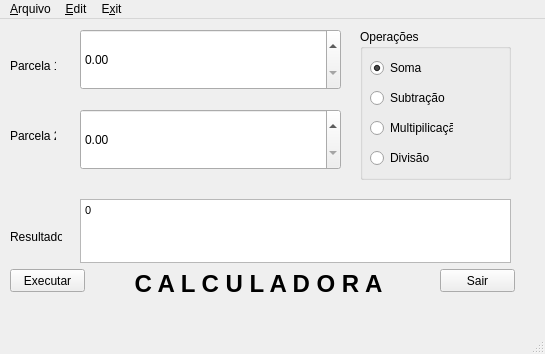
<?xml version="1.0" encoding="UTF-8"?>
<ui version="4.0">
 <class>MainWindow</class>
 <widget class="QMainWindow" name="MainWindow">
  <property name="geometry">
   <rect>
    <x>0</x>
    <y>0</y>
    <width>545</width>
    <height>354</height>
   </rect>
  </property>
  <property name="windowTitle">
   <string>Minha Calculadora</string>
  </property>
  <widget class="QWidget" name="centralwidget">
   <widget class="QLabel" name="label_2">
    <property name="geometry">
     <rect>
      <x>10</x>
      <y>40</y>
      <width>46</width>
      <height>14</height>
     </rect>
    </property>
    <property name="text">
     <string>Parcela 1:</string>
    </property>
   </widget>
   <widget class="QLabel" name="label_3">
    <property name="geometry">
     <rect>
      <x>10</x>
      <y>110</y>
      <width>46</width>
      <height>14</height>
     </rect>
    </property>
    <property name="text">
     <string>Parcela 2:</string>
    </property>
   </widget>
   <widget class="QTextEdit" name="textEditResult">
    <property name="enabled">
     <bool>true</bool>
    </property>
    <property name="geometry">
     <rect>
      <x>80</x>
      <y>180</y>
      <width>431</width>
      <height>64</height>
     </rect>
    </property>
    <property name="readOnly">
     <bool>true</bool>
    </property>
    <property name="html">
     <string>&lt;!DOCTYPE HTML PUBLIC &quot;-//W3C//DTD HTML 4.0//EN&quot; &quot;http://www.w3.org/TR/REC-html40/strict.dtd&quot;&gt;
&lt;html&gt;&lt;head&gt;&lt;meta name=&quot;qrichtext&quot; content=&quot;1&quot; /&gt;&lt;meta charset=&quot;utf-8&quot; /&gt;&lt;style type=&quot;text/css&quot;&gt;
p, li { white-space: pre-wrap; }
hr { height: 1px; border-width: 0; }
li.unchecked::marker { content: &quot;\2610&quot;; }
li.checked::marker { content: &quot;\2612&quot;; }
&lt;/style&gt;&lt;/head&gt;&lt;body style=&quot; font-family:'Segoe UI'; font-size:9pt; font-weight:400; font-style:normal;&quot;&gt;
&lt;p style=&quot; margin-top:0px; margin-bottom:0px; margin-left:0px; margin-right:0px; -qt-block-indent:0; text-indent:0px;&quot;&gt;&lt;span style=&quot; font-family:'MS Shell Dlg 2'; font-size:8pt;&quot;&gt;0&lt;/span&gt;&lt;/p&gt;&lt;/body&gt;&lt;/html&gt;</string>
    </property>
   </widget>
   <widget class="QLabel" name="label_4">
    <property name="geometry">
     <rect>
      <x>10</x>
      <y>210</y>
      <width>52</width>
      <height>16</height>
     </rect>
    </property>
    <property name="text">
     <string>Resultado:</string>
    </property>
    <property name="buddy">
     <cstring>textEditResult</cstring>
    </property>
   </widget>
   <widget class="QPushButton" name="exitButton">
    <property name="geometry">
     <rect>
      <x>440</x>
      <y>250</y>
      <width>75</width>
      <height>23</height>
     </rect>
    </property>
    <property name="text">
     <string>Sair</string>
    </property>
   </widget>
   <widget class="QLabel" name="label">
    <property name="geometry">
     <rect>
      <x>98</x>
      <y>250</y>
      <width>321</width>
      <height>30</height>
     </rect>
    </property>
    <property name="layoutDirection">
     <enum>Qt::RightToLeft</enum>
    </property>
    <property name="text">
     <string>&lt;html&gt;&lt;head&gt;&lt;meta name=&quot;qrichtext&quot; content=&quot;1&quot; /&gt;&lt;style type=&quot;text/css&quot;&gt;
p, li { white-space: pre-wrap; }
&lt;/style&gt;&lt;/head&gt;&lt;body style=&quot; font-family:'MS Shell Dlg 2'; font-size:8.25pt; font-weight:400; font-style:normal; text-decoration:none;&quot;&gt;
&lt;p style=&quot; margin-top:0px; margin-bottom:0px; margin-left:0px; margin-right:0px; -qt-block-indent:0; text-indent:0px;&quot;&gt;&lt;span style=&quot; font-size:18pt; font-weight:600;&quot;&gt;C A L C U L A D O R A&lt;/span&gt;&lt;/p&gt;&lt;/body&gt;&lt;/html&gt;</string>
    </property>
    <property name="alignment">
     <set>Qt::AlignCenter</set>
    </property>
   </widget>
   <widget class="QPushButton" name="execButton">
    <property name="geometry">
     <rect>
      <x>10</x>
      <y>250</y>
      <width>75</width>
      <height>23</height>
     </rect>
    </property>
    <property name="text">
     <string>Executar</string>
    </property>
   </widget>
   <widget class="QGroupBox" name="groupBox">
    <property name="geometry">
     <rect>
      <x>360</x>
      <y>10</y>
      <width>151</width>
      <height>151</height>
     </rect>
    </property>
    <property name="title">
     <string>Operações</string>
    </property>
    <widget class="QRadioButton" name="radioButtonMult">
     <property name="geometry">
      <rect>
       <x>10</x>
       <y>90</y>
       <width>83</width>
       <height>18</height>
      </rect>
     </property>
     <property name="text">
      <string>Multipilicação</string>
     </property>
     <property name="checked">
      <bool>false</bool>
     </property>
    </widget>
    <widget class="QRadioButton" name="radioButtonSoma">
     <property name="geometry">
      <rect>
       <x>10</x>
       <y>30</y>
       <width>83</width>
       <height>18</height>
      </rect>
     </property>
     <property name="text">
      <string>Soma</string>
     </property>
     <property name="checked">
      <bool>true</bool>
     </property>
    </widget>
    <widget class="QRadioButton" name="radioButtonSub">
     <property name="geometry">
      <rect>
       <x>10</x>
       <y>60</y>
       <width>83</width>
       <height>18</height>
      </rect>
     </property>
     <property name="text">
      <string>Subtração</string>
     </property>
    </widget>
    <widget class="QRadioButton" name="radioButtonDiv">
     <property name="geometry">
      <rect>
       <x>10</x>
       <y>120</y>
       <width>83</width>
       <height>18</height>
      </rect>
     </property>
     <property name="text">
      <string>Divisão</string>
     </property>
    </widget>
   </widget>
   <widget class="QDoubleSpinBox" name="textEdit1">
    <property name="geometry">
     <rect>
      <x>80</x>
      <y>10</y>
      <width>261</width>
      <height>61</height>
     </rect>
    </property>
   </widget>
   <widget class="QDoubleSpinBox" name="textEdit2">
    <property name="geometry">
     <rect>
      <x>80</x>
      <y>90</y>
      <width>261</width>
      <height>61</height>
     </rect>
    </property>
   </widget>
  </widget>
  <widget class="QMenuBar" name="menubar">
   <property name="geometry">
    <rect>
     <x>0</x>
     <y>0</y>
     <width>545</width>
     <height>21</height>
    </rect>
   </property>
   <widget class="QMenu" name="menuE_xit">
    <property name="title">
     <string>E&amp;xit</string>
    </property>
   </widget>
   <widget class="QMenu" name="menu_Arquivo">
    <property name="title">
     <string>&amp;Arquivo</string>
    </property>
    <addaction name="action_Abrir"/>
    <addaction name="action_Salvar"/>
    <addaction name="separator"/>
    <addaction name="actionSai_r"/>
   </widget>
   <widget class="QMenu" name="menuEdit">
    <property name="title">
     <string>&amp;Edit</string>
    </property>
    <addaction name="action_Copia"/>
   </widget>
   <addaction name="menu_Arquivo"/>
   <addaction name="menuEdit"/>
   <addaction name="menuE_xit"/>
  </widget>
  <widget class="QStatusBar" name="statusbar"/>
  <action name="action_Abrir">
   <property name="text">
    <string>&amp;Abrir</string>
   </property>
  </action>
  <action name="action_Salvar">
   <property name="text">
    <string>&amp;Salvar</string>
   </property>
  </action>
  <action name="actionSai_r">
   <property name="text">
    <string>Sai&amp;r</string>
   </property>
  </action>
  <action name="action_Copia">
   <property name="text">
    <string>&amp;Copia</string>
   </property>
  </action>
 </widget>
 <tabstops>
  <tabstop>textEditResult</tabstop>
  <tabstop>radioButtonSoma</tabstop>
  <tabstop>radioButtonSub</tabstop>
  <tabstop>radioButtonMult</tabstop>
  <tabstop>radioButtonDiv</tabstop>
  <tabstop>execButton</tabstop>
  <tabstop>exitButton</tabstop>
 </tabstops>
 <resources/>
 <connections>
  <connection>
   <sender>exitButton</sender>
   <signal>clicked()</signal>
   <receiver>MainWindow</receiver>
   <slot>close()</slot>
   <hints>
    <hint type="sourcelabel">
     <x>476</x>
     <y>277</y>
    </hint>
    <hint type="destinationlabel">
     <x>287</x>
     <y>274</y>
    </hint>
   </hints>
  </connection>
 </connections>
</ui>
